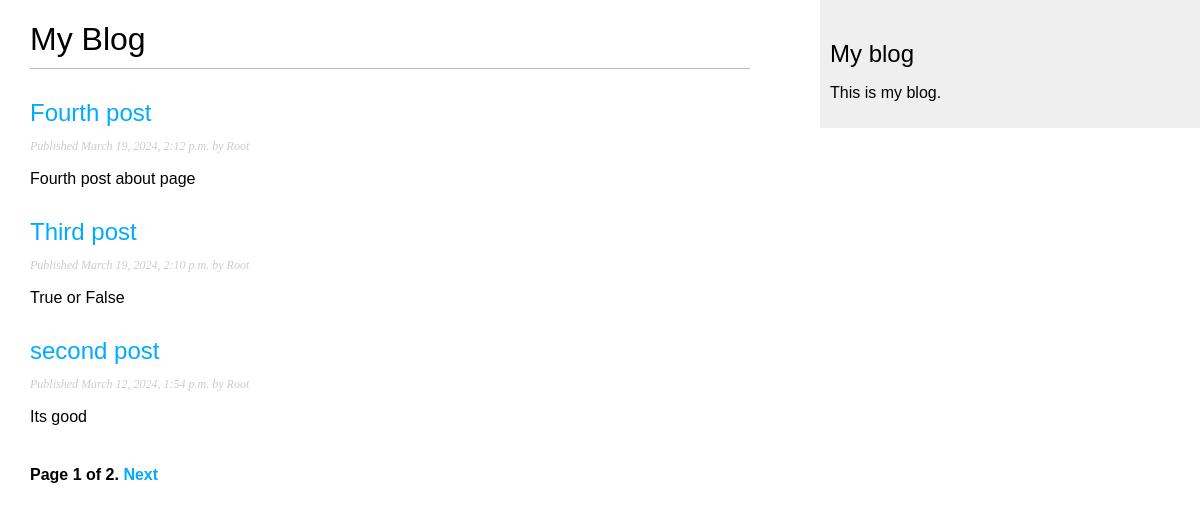
Screenshot of /blog/ with the database file from the repository.
### blog/models.py (models this page shows, shortened)
class Post(models.Model):
    class Status(models.TextChoices):
        DRAFT = 'DF', 'Draft'
        PUBLISHED = 'PB', 'Published'
    """Класс Status позволяет управлять статусом постов блога Draft
    (черновик) Published (опубликован)"""
    title = models.CharField(max_length=250)
    slug = models.SlugField(max_length=250,
                            unique_for_date='publish')
    author = models.ForeignKey(User,
                               on_delete=models.CASCADE,
                               related_name='blog_posts')
    body = models.TextField()
    """Дата, время публикации и обновления  поста"""
    publish = models.DateTimeField(default=timezone.now)
    created = models.DateTimeField(auto_now_add=True)
    updated = models.DateTimeField(auto_now=True)
    status = models.CharField(max_length=2,
                              choices=Status.choices,
                              default=Status.DRAFT)
    objects = models.Manager() # менеджер, применяемый по умолчанию
    published = PublishedManager() # конкретно-прикладной менеджер
    """Meta-класс определяет метаданные модели.
    Атрибут ordering, сообщающий Django, что он
    должен сортировать результаты по полю publishю
    indexes определяет индекс по полю publish"""
    class Meta:
        ordering = ['-publish']
        indexes = [
            models.Index(fields=['-publish']),
        ]

### blog/views.py (the view)
# urls.py: path('', views.PostListView.as_view(), name='post_list'),
class PostListView(ListView):
    queryset = Post.published.all()
    context_object_name = 'posts'
    paginate_by = 3
    template_name = 'blog/post/list.html'

### blog/templates/blog/post/list.html (shortened to what this page needs)
{% extends "blog/base.html" %}
{% block content %}
  <h1>My Blog</h1>
  {% for post in posts %}
    <h2>
      <a href="{{ post.slug }}">
        {{ post.title }}
      </a>
    </h2>
    <p class="date">
      Published {{ post.publish }} by {{ post.author }}
    </p>
    {{ post.body|truncatewords:30|linebreaks }}
  {% endfor %}
  {% include "pagination.html" with page=page_obj %}
{% endblock %}

### blog/static/css/blog.css (style rules this page uses)
body { margin:0; padding:0; font-family:helvetica, sans-serif; }
a { color:#00abff; text-decoration:none; }
h1 { font-weight:normal; border-bottom:1px solid #bbb; padding:0 0 10px 0; }
h2 { font-weight:normal; margin:30px 0 0; }
p.date { color:#ccc; font-family: georgia, serif; font-size: 12px; font-style: italic; }

### rows the page displays
Post: title "Fourth post", publish "March 19, 2024, 2:12 p.m.", author "Root", body "Fourth post about page"
Post: title "Third post", publish "March 19, 2024, 2:10 p.m.", author "Root", body "True or False"
Post: title "second post", publish "March 12, 2024, 1:54 p.m.", author "Root", body "Its good"

### other values shown
{{ page.number }} "1"
{{ page.paginator.num_pages }} "2"
